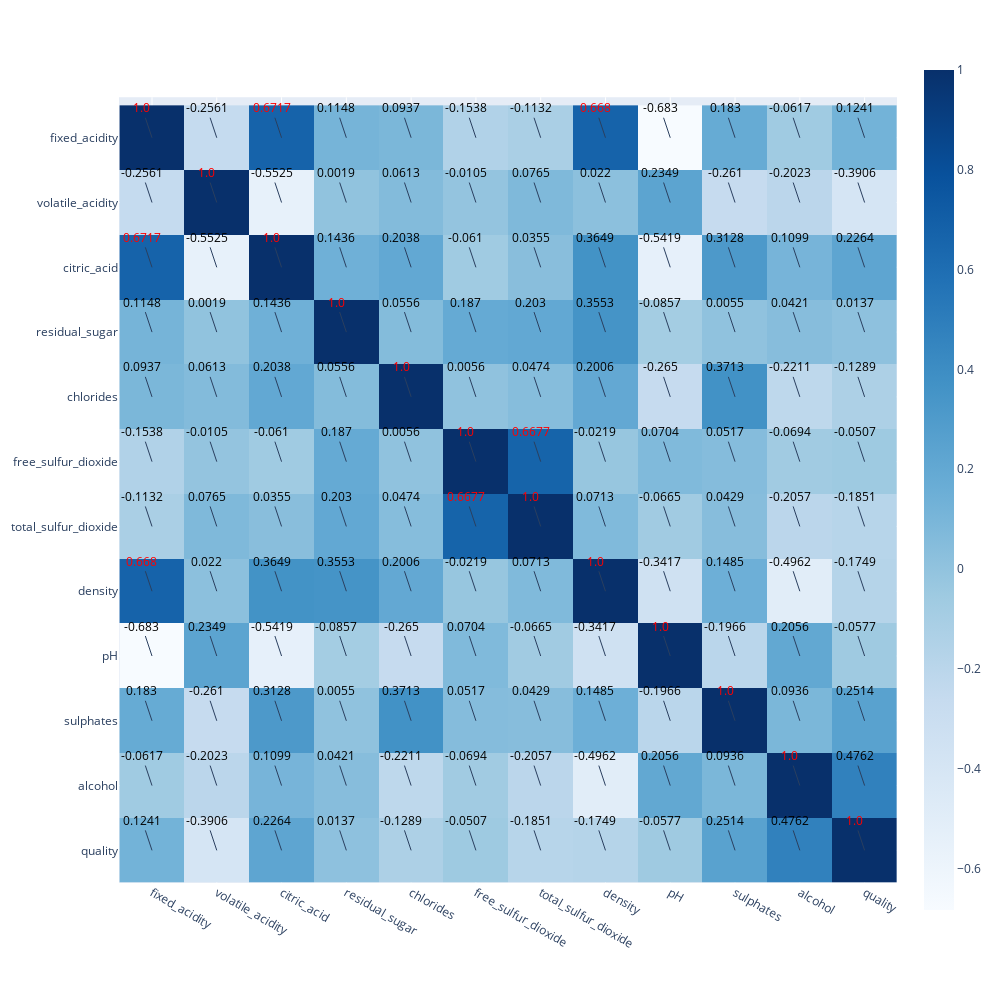

Notebook cell for this chart:
### Code cell
import plotly.express as px
import pandas as pd
import numpy as np

# Calculate the correlation matrix
corr = wine.corr()

# Create the heatmap
fig4 = px.imshow(corr, color_continuous_scale='Blues')

# Add text annotations for each cell in the matrix
for i in range(corr.shape[0]):
    for j in range(corr.shape[1]):
        val = np.round(corr.iloc[i, j], 4)
        if val > 0.6:
            color = 'red'
        else:
            color = 'black'
        fig4.add_annotation(x=j, y=i, text=val, font=dict(color=color))


# Update the layout to increase the size of the plot
fig4.update_layout(width=1000, height=1000)

# Show the heatmap
fig4.show()

### Figure 1 — Plotly figure (JSON) as saved in the notebook; plotly's stock layout.template omitted (floating-point values rounded to 4 significant figures; data arrays with more than 128 entries replaced by an {"elided": "..."} marker saying what was removed)
{"data": [{"coloraxis": "coloraxis", "hovertemplate": "x: %{x}<br>y: %{y}<br>color: %{z}<extra></extra>", "name": "0", "type": "heatmap", "x": ["fixed_acidity", "volatile_acidity", "citric_acid", "residual_sugar", "chlorides", "free_sulfur_dioxide", "total_sulfur_dioxide", "density", "pH", "sulphates", "alcohol", "quality"], "xaxis": "x", "y": ["fixed_acidity", "volatile_acidity", "citric_acid", "residual_sugar", "chlorides", "free_sulfur_dioxide", "total_sulfur_dioxide", "density", "pH", "sulphates", "alcohol", "quality"], "yaxis": "y", "z": {"elided": "12x12 float values"}}], "layout": {"annotations": [{"font": {"color": "red"}, "text": "1.0", "x": 0, "y": 0}, {"font": {"color": "black"}, "text": "-0.2561", "x": 1, "y": 0}, {"font": {"color": "red"}, "text": "0.6717", "x": 2, "y": 0}, {"font": {"color": "black"}, "text": "0.1148", "x": 3, "y": 0}, {"font": {"color": "black"}, "text": "0.0937", "x": 4, "y": 0}, {"font": {"color": "black"}, "text": "-0.1538", "x": 5, "y": 0}, {"font": {"color": "black"}, "text": "-0.1132", "x": 6, "y": 0}, {"font": {"color": "red"}, "text": "0.668", "x": 7, "y": 0}, {"font": {"color": "black"}, "text": "-0.683", "x": 8, "y": 0}, {"font": {"color": "black"}, "text": "0.183", "x": 9, "y": 0}, {"font": {"color": "black"}, "text": "-0.0617", "x": 10, "y": 0}, {"font": {"color": "black"}, "text": "0.1241", "x": 11, "y": 0}, {"font": {"color": "black"}, "text": "-0.2561", "x": 0, "y": 1}, {"font": {"color": "red"}, "text": "1.0", "x": 1, "y": 1}, {"font": {"color": "black"}, "text": "-0.5525", "x": 2, "y": 1}, {"font": {"color": "black"}, "text": "0.0019", "x": 3, "y": 1}, {"font": {"color": "black"}, "text": "0.0613", "x": 4, "y": 1}, {"font": {"color": "black"}, "text": "-0.0105", "x": 5, "y": 1}, {"font": {"color": "black"}, "text": "0.0765", "x": 6, "y": 1}, {"font": {"color": "black"}, "text": "0.022", "x": 7, "y": 1}, {"font": {"color": "black"}, "text": "0.2349", "x": 8, "y": 1}, {"font": {"color": "black"}, "text": "-0.261", "x": 9, "y": 1}, {"font": {"color": "black"}, "text": "-0.2023", "x": 10, "y": 1}, {"font": {"color": "black"}, "text": "-0.3906", "x": 11, "y": 1}, {"font": {"color": "red"}, "text": "0.6717", "x": 0, "y": 2}, {"font": {"color": "black"}, "text": "-0.5525", "x": 1, "y": 2}, {"font": {"color": "red"}, "text": "1.0", "x": 2, "y": 2}, {"font": {"color": "black"}, "text": "0.1436", "x": 3, "y": 2}, {"font": {"color": "black"}, "text": "0.2038", "x": 4, "y": 2}, {"font": {"color": "black"}, "text": "-0.061", "x": 5, "y": 2}, {"font": {"color": "black"}, "text": "0.0355", "x": 6, "y": 2}, {"font": {"color": "black"}, "text": "0.3649", "x": 7, "y": 2}, {"font": {"color": "black"}, "text": "-0.5419", "x": 8, "y": 2}, {"font": {"color": "black"}, "text": "0.3128", "x": 9, "y": 2}, {"font": {"color": "black"}, "text": "0.1099", "x": 10, "y": 2}, {"font": {"color": "black"}, "text": "0.2264", "x": 11, "y": 2}, {"font": {"color": "black"}, "text": "0.1148", "x": 0, "y": 3}, {"font": {"color": "black"}, "text": "0.0019", "x": 1, "y": 3}, {"font": {"color": "black"}, "text": "0.1436", "x": 2, "y": 3}, {"font": {"color": "red"}, "text": "1.0", "x": 3, "y": 3}, {"font": {"color": "black"}, "text": "0.0556", "x": 4, "y": 3}, {"font": {"color": "black"}, "text": "0.187", "x": 5, "y": 3}, {"font": {"color": "black"}, "text": "0.203", "x": 6, "y": 3}, {"font": {"color": "black"}, "text": "0.3553", "x": 7, "y": 3}, {"font": {"color": "black"}, "text": "-0.0857", "x": 8, "y": 3}, {"font": {"color": "black"}, "text": "0.0055", "x": 9, "y": 3}, {"font": {"color": "black"}, "text": "0.0421", "x": 10, "y": 3}, {"font": {"color": "black"}, "text": "0.0137", "x": 11, "y": 3}, {"font": {"color": "black"}, "text": "0.0937", "x": 0, "y": 4}, {"font": {"color": "black"}, "text": "0.0613", "x": 1, "y": 4}, {"font": {"color": "black"}, "text": "0.2038", "x": 2, "y": 4}, {"font": {"color": "black"}, "text": "0.0556", "x": 3, "y": 4}, {"font": {"color": "red"}, "text": "1.0", "x": 4, "y": 4}, {"font": {"color": "black"}, "text": "0.0056", "x": 5, "y": 4}, {"font": {"color": "black"}, "text": "0.0474", "x": 6, "y": 4}, {"font": {"color": "black"}, "text": "0.2006", "x": 7, "y": 4}, {"font": {"color": "black"}, "text": "-0.265", "x": 8, "y": 4}, {"font": {"color": "black"}, "text": "0.3713", "x": 9, "y": 4}, {"font": {"color": "black"}, "text": "-0.2211", "x": 10, "y": 4}, {"font": {"color": "black"}, "text": "-0.1289", "x": 11, "y": 4}, {"font": {"color": "black"}, "text": "-0.1538", "x": 0, "y": 5}, {"font": {"color": "black"}, "text": "-0.0105", "x": 1, "y": 5}, {"font": {"color": "black"}, "text": "-0.061", "x": 2, "y": 5}, {"font": {"color": "black"}, "text": "0.187", "x": 3, "y": 5}, {"font": {"color": "black"}, "text": "0.0056", "x": 4, "y": 5}, {"font": {"color": "red"}, "text": "1.0", "x": 5, "y": 5}, {"font": {"color": "red"}, "text": "0.6677", "x": 6, "y": 5}, {"font": {"color": "black"}, "text": "-0.0219", "x": 7, "y": 5}, {"font": {"color": "black"}, "text": "0.0704", "x": 8, "y": 5}, {"font": {"color": "black"}, "text": "0.0517", "x": 9, "y": 5}, {"font": {"color": "black"}, "text": "-0.0694", "x": 10, "y": 5}, {"font": {"color": "black"}, "text": "-0.0507", "x": 11, "y": 5}, {"font": {"color": "black"}, "text": "-0.1132", "x": 0, "y": 6}, {"font": {"color": "black"}, "text": "0.0765", "x": 1, "y": 6}, {"font": {"color": "black"}, "text": "0.0355", "x": 2, "y": 6}, {"font": {"color": "black"}, "text": "0.203", "x": 3, "y": 6}, {"font": {"color": "black"}, "text": "0.0474", "x": 4, "y": 6}, {"font": {"color": "red"}, "text": "0.6677", "x": 5, "y": 6}, {"font": {"color": "red"}, "text": "1.0", "x": 6, "y": 6}, {"font": {"color": "black"}, "text": "0.0713", "x": 7, "y": 6}, {"font": {"color": "black"}, "text": "-0.0665", "x": 8, "y": 6}, {"font": {"color": "black"}, "text": "0.0429", "x": 9, "y": 6}, {"font": {"color": "black"}, "text": "-0.2057", "x": 10, "y": 6}, {"font": {"color": "black"}, "text": "-0.1851", "x": 11, "y": 6}, {"font": {"color": "red"}, "text": "0.668", "x": 0, "y": 7}, {"font": {"color": "black"}, "text": "0.022", "x": 1, "y": 7}, {"font": {"color": "black"}, "text": "0.3649", "x": 2, "y": 7}, {"font": {"color": "black"}, "text": "0.3553", "x": 3, "y": 7}, {"font": {"color": "black"}, "text": "0.2006", "x": 4, "y": 7}, {"font": {"color": "black"}, "text": "-0.0219", "x": 5, "y": 7}, {"font": {"color": "black"}, "text": "0.0713", "x": 6, "y": 7}, {"font": {"color": "red"}, "text": "1.0", "x": 7, "y": 7}, {"font": {"color": "black"}, "text": "-0.3417", "x": 8, "y": 7}, {"font": {"color": "black"}, "text": "0.1485", "x": 9, "y": 7}, {"font": {"color": "black"}, "text": "-0.4962", "x": 10, "y": 7}, {"font": {"color": "black"}, "text": "-0.1749", "x": 11, "y": 7}, {"font": {"color": "black"}, "text": "-0.683", "x": 0, "y": 8}, {"font": {"color": "black"}, "text": "0.2349", "x": 1, "y": 8}, {"font": {"color": "black"}, "text": "-0.5419", "x": 2, "y": 8}, {"font": {"color": "black"}, "text": "-0.0857", "x": 3, "y": 8}, {"font": {"color": "black"}, "text": "-0.265", "x": 4, "y": 8}, {"font": {"color": "black"}, "text": "0.0704", "x": 5, "y": 8}, {"font": {"color": "black"}, "text": "-0.0665", "x": 6, "y": 8}, {"font": {"color": "black"}, "text": "-0.3417", "x": 7, "y": 8}, {"font": {"color": "red"}, "text": "1.0", "x": 8, "y": 8}, {"font": {"color": "black"}, "text": "-0.1966", "x": 9, "y": 8}, {"font": {"color": "black"}, "text": "0.2056", "x": 10, "y": 8}, {"font": {"color": "black"}, "text": "-0.0577", "x": 11, "y": 8}, {"font": {"color": "black"}, "text": "0.183", "x": 0, "y": 9}, {"font": {"color": "black"}, "text": "-0.261", "x": 1, "y": 9}, {"font": {"color": "black"}, "text": "0.3128", "x": 2, "y": 9}, {"font": {"color": "black"}, "text": "0.0055", "x": 3, "y": 9}, {"font": {"color": "black"}, "text": "0.3713", "x": 4, "y": 9}, {"font": {"color": "black"}, "text": "0.0517", "x": 5, "y": 9}, {"font": {"color": "black"}, "text": "0.0429", "x": 6, "y": 9}, {"font": {"color": "black"}, "text": "0.1485", "x": 7, "y": 9}, {"font": {"color": "black"}, "text": "-0.1966", "x": 8, "y": 9}, {"font": {"color": "red"}, "text": "1.0", "x": 9, "y": 9}, {"font": {"color": "black"}, "text": "0.0936", "x": 10, "y": 9}, {"font": {"color": "black"}, "text": "0.2514", "x": 11, "y": 9}, {"font": {"color": "black"}, "text": "-0.0617", "x": 0, "y": 10}, {"font": {"color": "black"}, "text": "-0.2023", "x": 1, "y": 10}, {"font": {"color": "black"}, "text": "0.1099", "x": 2, "y": 10}, {"font": {"color": "black"}, "text": "0.0421", "x": 3, "y": 10}, {"font": {"color": "black"}, "text": "-0.2211", "x": 4, "y": 10}, {"font": {"color": "black"}, "text": "-0.0694", "x": 5, "y": 10}, {"font": {"color": "black"}, "text": "-0.2057", "x": 6, "y": 10}, {"font": {"color": "black"}, "text": "-0.4962", "x": 7, "y": 10}, {"font": {"color": "black"}, "text": "0.2056", "x": 8, "y": 10}, {"font": {"color": "black"}, "text": "0.0936", "x": 9, "y": 10}, {"font": {"color": "red"}, "text": "1.0", "x": 10, "y": 10}, {"font": {"color": "black"}, "text": "0.4762", "x": 11, "y": 10}, {"font": {"color": "black"}, "text": "0.1241", "x": 0, "y": 11}, {"font": {"color": "black"}, "text": "-0.3906", "x": 1, "y": 11}, {"font": {"color": "black"}, "text": "0.2264", "x": 2, "y": 11}, {"font": {"color": "black"}, "text": "0.0137", "x": 3, "y": 11}, {"font": {"color": "black"}, "text": "-0.1289", "x": 4, "y": 11}, {"font": {"color": "black"}, "text": "-0.0507", "x": 5, "y": 11}, {"font": {"color": "black"}, "text": "-0.1851", "x": 6, "y": 11}, {"font": {"color": "black"}, "text": "-0.1749", "x": 7, "y": 11}, {"font": {"color": "black"}, "text": "-0.0577", "x": 8, "y": 11}, {"font": {"color": "black"}, "text": "0.2514", "x": 9, "y": 11}, {"font": {"color": "black"}, "text": "0.4762", "x": 10, "y": 11}, {"font": {"color": "red"}, "text": "1.0", "x": 11, "y": 11}], "coloraxis": {"colorscale": [[0, "rgb(247,251,255)"], [0.125, "rgb(222,235,247)"], [0.25, "rgb(198,219,239)"], [0.375, "rgb(158,202,225)"], [0.5, "rgb(107,174,214)"], [0.625, "rgb(66,146,198)"], [0.75, "rgb(33,113,181)"], [0.875, "rgb(8,81,156)"], [1, "rgb(8,48,107)"]]}, "height": 1000, "margin": {"t": 60}, "width": 1000, "xaxis": {"anchor": "y", "constrain": "domain", "domain": [0, 1], "scaleanchor": "y"}, "yaxis": {"anchor": "x", "autorange": "reversed", "constrain": "domain", "domain": [0, 1]}}}
